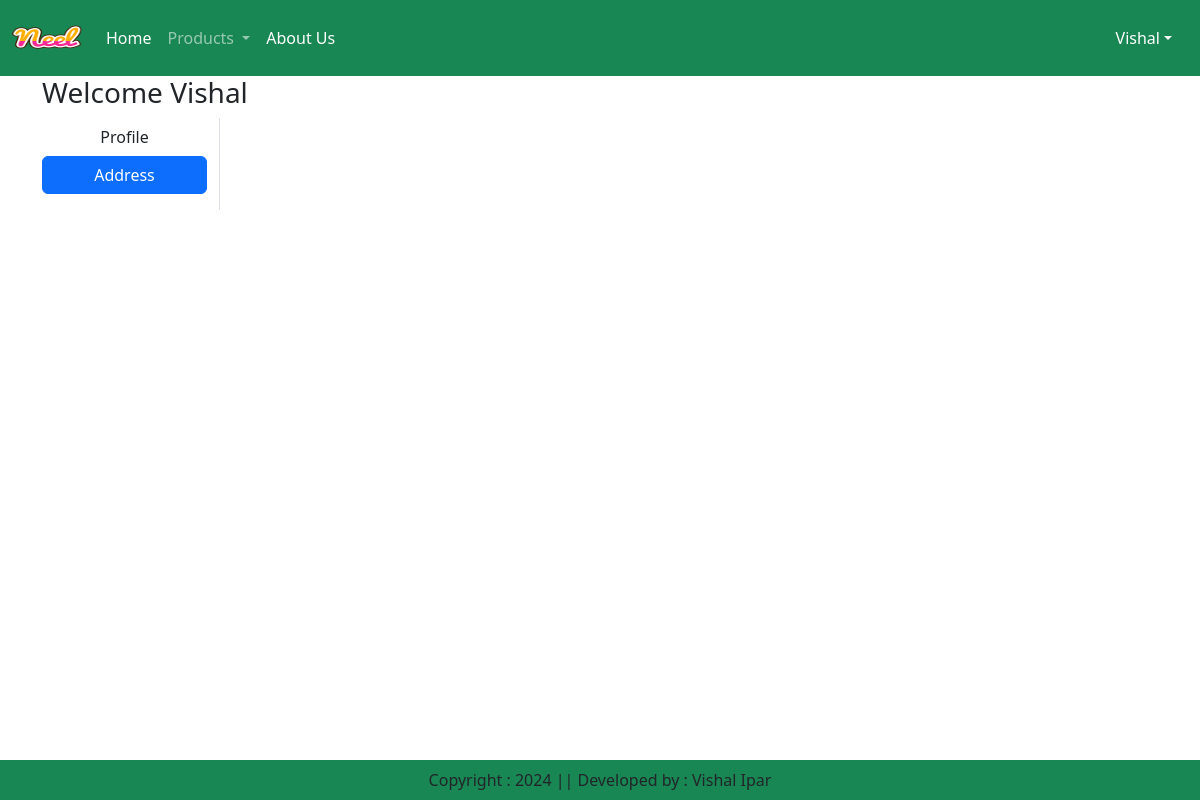
Page /address/ (signed in) on the earlier database version.
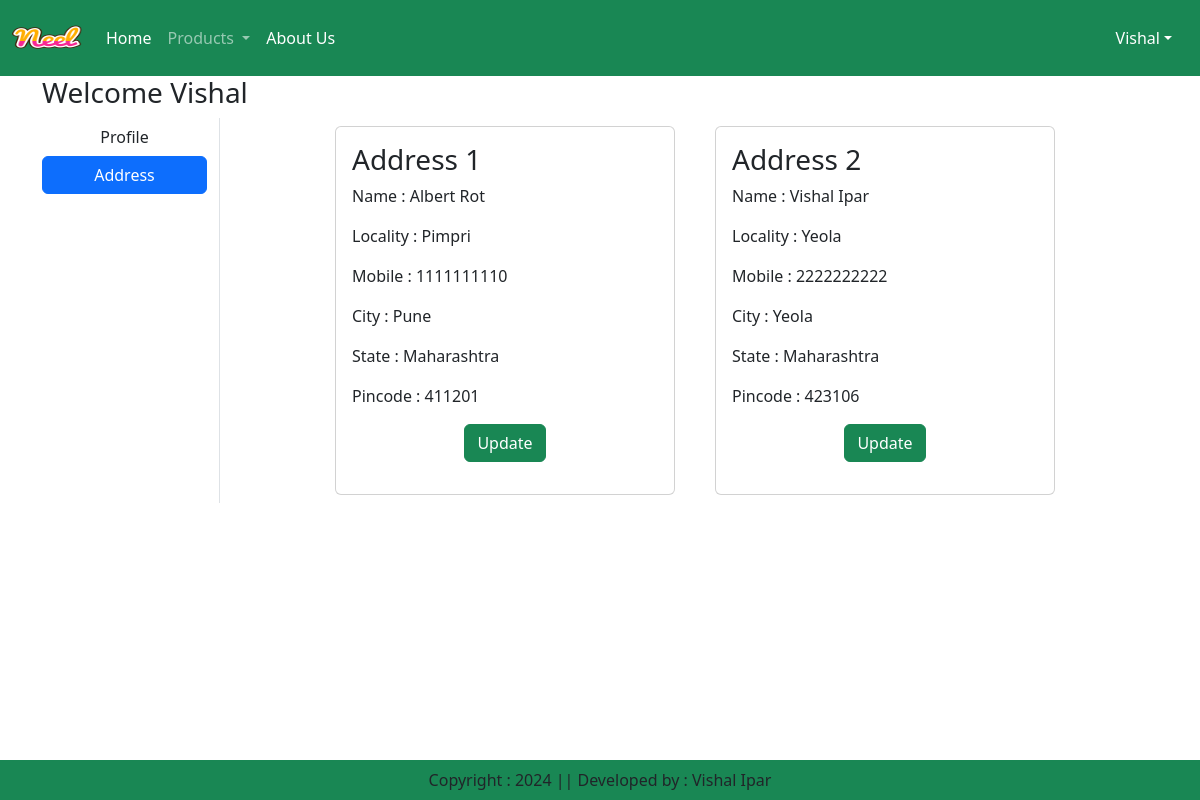
Same page on the later database version.
### app/models.py (models this page shows, shortened)
class Customer(models.Model):
    user = models.ForeignKey(User, on_delete=models.CASCADE)
    name = models.CharField(max_length=200)
    locality = models.CharField(max_length=200)
    city = models.CharField(max_length=50)
    mobile = models.IntegerField(default=0)
    zipcode = models.IntegerField()
    state = models.CharField(choices=STATE_CHOICES, max_length=100)

### app/views.py (the view)
# urls.py: path('address/', views.address, name='address'),
def address(request):
    add = Customer.objects.filter(user=request.user)
    return render(request,"app/address.html", locals())

### app/templates/app/address.html (shortened to what this page needs)
{% extends "app/base.html" %}
{% load static %}
{% block main-content %}
<div class="container">
    <div class="row">
        <h3>Welcome <span class="text-capitalize">{{request.user}}</span></h3>
    <div class="col-sm-2 border-end">
        <ul class="list-unstyled">
            <li class="d-grid"><a href="{% url 'profile' %}" class='btn'>Profile</a></li>
            <li class="d-grid"><a href="{% url 'address' %}" class='btn btn-primary'>Address</a></li>
        </ul>
    </div>
    <div class="col-sm-8 offset-sm-1">
        <div class="row">
            {% for ad in add %}
                <div class="col-sm-6">
                    <div class="card m-2">
                        <div class="card-body">
                            <h3>Address {{forloop.counter}}</h3>
                            <p>Name : {{ad.name}}</p>
                            <p>Locality : {{ad.locality}}</p>
                            <p>Mobile : {{ad.mobile}}</p>
                            <p>City : {{ad.city}}</p>
                            <p>State : {{ad.state}}</p>
                            <p>Pincode : {{ad.zipcode}}</p>
                            <p class="text-center"><a href="{% url 'updateAddress' pk=ad.id %}" type='button' class='btn btn-success'>Update</a></p>
                        </div>
                    </div>
                </div>
            {% endfor %}
        </div>
    </div>
{% endblock %}

Differences in the rows shown:
added Customer: name "Albert Rot", locality "Pimpri", mobile "1111111110", city "Pune", state "Maharashtra", zipcode "411201"
added Customer: name "Vishal Ipar", locality "Yeola", mobile "2222222222", city "Yeola", state "Maharashtra", zipcode "423106"
